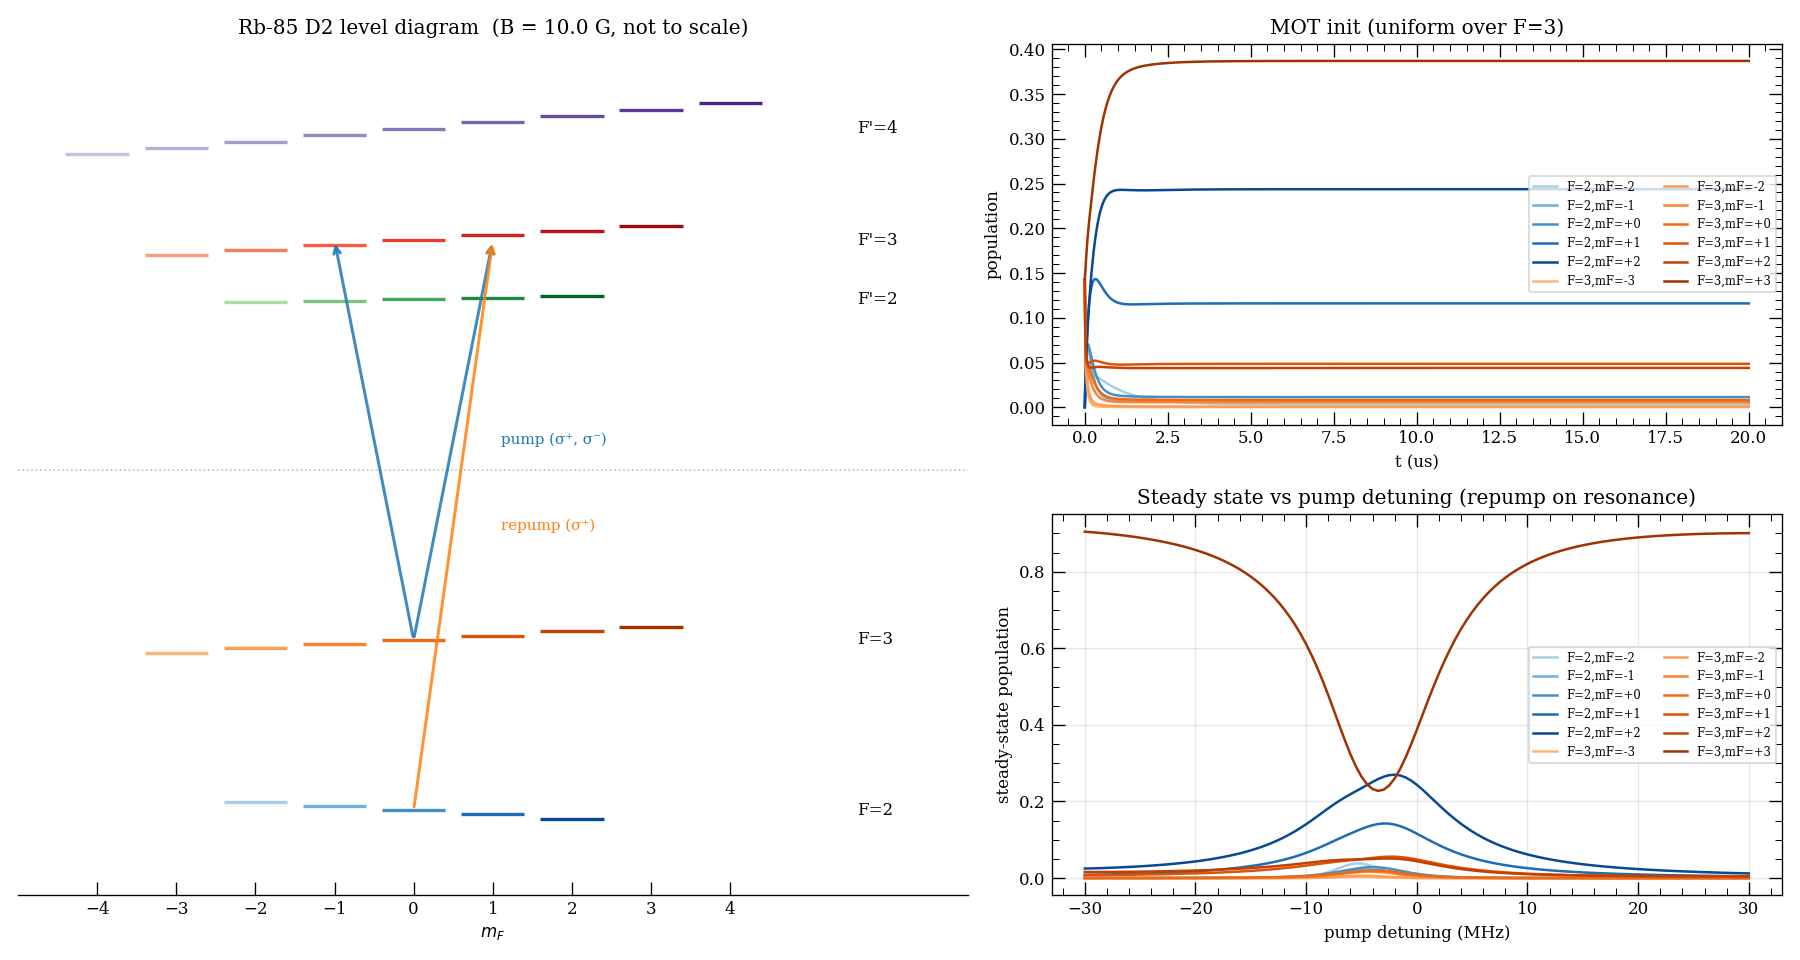

Python code for this plot:
"""Rb-85 D2 pump/repump rate-equation example with a bias B field.

Ground 5S_{1/2}: F=2 (mF=-2..+2) and F=3 (mF=-3..+3).
Excited 5P_{3/2}: F'=2, F'=3, F'=4.

A magnetic field along the quantization axis lifts the mF degeneracy via a
linear Zeeman shift g_F μ_B B mF. Laser frequencies are expressed as
detunings from the (F, mF=0) → (F', mF=0) transition using
``resonance_frequency``.

Pump:   F=3 → F'=3, σ+, δ=0
Repump: F=2 → F'=3, σ+, δ=0

Two ground-state views are shown:
  (1) Time dynamics from a MOT-like init (atoms uniform over F=3).
  (2) Steady-state sublevel populations vs pump detuning.

Populations are resolved by mF, colored to match the level diagram.
"""

from __future__ import annotations

import os
import sys

import matplotlib
import numpy as np

matplotlib.use("Agg")
import matplotlib.pyplot as plt
from arc import Rubidium85

sys.path.insert(0, os.path.abspath(os.path.join(os.path.dirname(__file__), "..")))

from core.rate_equ import (  # noqa: E402
    Laser,
    RateEquationSolver,
    build_dipole_matrix,
    build_hfs_levels,
    initial_state_mot,
    resonance_frequency,
)
from core.rate_equ_visualization import (  # noqa: E402
    level_colors,
    plot_level_diagram,
    plot_populations,
)

B_FIELD_T = 10e-4  # 10 G bias field along quantization axis

atom = Rubidium85()

# Fine-structure states on the D2 line: 5S_{1/2} ground, 5P_{3/2} excited.
GROUND = (5, 0, 0.5)
EXCITED = (5, 1, 1.5)
# Stretched σ+ cycling transition — fixes the I_sat reference.
CYCLING_Fg, CYCLING_mFg, CYCLING_Fe, CYCLING_mFe, CYCLING_q = 3, 3, 4, 4, +1

# D2-line constants from ARC: natural linewidth Γ = 1/τ(5P_{3/2}) and the
# stretched-state σ+ saturation intensity (canonical "I_sat_D2" reference).
GAMMA_D2 = atom.getTransitionRate(*EXCITED, *GROUND)
I_SAT_D2 = atom.getSaturationIntensity(
    *GROUND,
    CYCLING_Fg,
    CYCLING_mFg,
    *EXCITED,
    CYCLING_Fe,
    CYCLING_mFe,
    CYCLING_q,
)

# ---------------------------------------------------------------------------
# 1. Sublevels and groups from ARC (HFS + Zeeman)
# ---------------------------------------------------------------------------
ground_levels, ground_groups = build_hfs_levels(
    atom,
    *GROUND,
    F_values=[2, 3],
    zero_energy_Hz=0.0,
    B_field_T=B_FIELD_T,
)
nu_fine = atom.getTransitionFrequency(*GROUND, *EXCITED)
excited_levels, excited_groups = build_hfs_levels(
    atom,
    *EXCITED,
    F_values=[2, 3, 4],
    zero_energy_Hz=nu_fine,
    prime=True,
    start_index=len(ground_levels),
    B_field_T=B_FIELD_T,
)
levels = ground_levels + excited_levels
groups = ground_groups + excited_groups
print(f"Total sublevels: {len(levels)}")
for g in groups:
    max_shift_Hz = max(abs(E - g.energy_Hz) for E in g.mF_energies_Hz)
    print(
        f"  {g.label}: g_F = {g.g_F:+.4f}, "
        f"max |Zeeman shift| = {max_shift_Hz / 1e6:.2f} MHz"
    )

# ---------------------------------------------------------------------------
# 2. Dipole matrix and solver — (n, l, j) are pulled from each LevelGroup.
# ---------------------------------------------------------------------------
dipole = build_dipole_matrix(atom, groups)
solver = RateEquationSolver(levels, dipole)
err_max = np.max(
    np.abs(
        solver.total_decay()[[i for g in excited_groups for i in g.level_indices]]
        / GAMMA_D2
        - 1.0
    )
)
print(f"Max |Γ_e / Γ_D2 - 1| = {err_max:.2e}")

# ---------------------------------------------------------------------------
# 3. Lasers — frequencies specified as detuning from (F, mF=0) ↔ (F', mF=0)
# ---------------------------------------------------------------------------
pump = Laser(
    "pump",
    resonance_frequency(groups, Fg=3, Fe=3, detuning_Hz=0),
    100 * I_SAT_D2,
    {+1: 1.0, -1: 0.1},
)
repump = Laser(
    "repump",
    resonance_frequency(groups, Fg=2, Fe=3, detuning_Hz=0),
    20 * I_SAT_D2,
    {+1: 1.0},
)
solver.add_laser(pump)
solver.add_laser(repump)

# ---------------------------------------------------------------------------
# 4. MOT-like initial state — time dynamics
# ---------------------------------------------------------------------------
t_eval = np.linspace(0.0, 20e-6, 1000)
sol_mot = solver.solve(initial_state_mot(groups, F=3), t_eval)

# ---------------------------------------------------------------------------
# 5. Steady-state population scan vs pump detuning
# ---------------------------------------------------------------------------
pump_f0 = pump.frequency_Hz
detunings = np.linspace(-30e6, 30e6, 121)
pops_vs_det = solver.sweep_steady_state(
    lambda d: setattr(pump, "frequency_Hz", pump_f0 + d),
    detunings,
)  # shape (N_det, N_levels)
pump.frequency_Hz = pump_f0  # restore

# ---------------------------------------------------------------------------
# 6. Consistent color scheme + plots
# ---------------------------------------------------------------------------
colors = level_colors(groups)
ground_indices = [i for g in ground_groups for i in g.level_indices]
ground_labels = [levels[i].label for i in ground_indices]
ground_color_list = [colors[i] for i in ground_indices]

fig = plt.figure(figsize=(15, 8))
gs = fig.add_gridspec(2, 2, width_ratios=[1.3, 1])

ax_diagram = fig.add_subplot(gs[:, 0])
plot_level_diagram(ax_diagram, groups, lasers=[pump, repump], level_color_map=colors)
ax_diagram.set_title(
    f"Rb-85 D2 level diagram  (B = {B_FIELD_T*1e4:.1f} G, not to scale)"
)

ax_mot = fig.add_subplot(gs[0, 1])
plot_populations(
    ax_mot,
    t_eval,
    sol_mot.y[ground_indices],
    labels=ground_labels,
    colors=ground_color_list,
)
ax_mot.set_title("MOT init (uniform over F=3)")
ax_mot.legend(fontsize=7, ncol=2, loc="center right")

ax_scan = fig.add_subplot(gs[1, 1])
for idx, lbl, c in zip(ground_indices, ground_labels, ground_color_list):
    ax_scan.plot(detunings / 1e6, pops_vs_det[:, idx], label=lbl, color=c)
ax_scan.set_xlabel("pump detuning (MHz)")
ax_scan.set_ylabel("steady-state population")
ax_scan.set_title("Steady state vs pump detuning (repump on resonance)")
ax_scan.legend(fontsize=7, ncol=2, loc="center right")
ax_scan.grid(True, alpha=0.3)

plt.tight_layout()
out_path = os.path.join(os.path.dirname(__file__), "rubidium_85_pump_repump.png")
plt.savefig(out_path, dpi=120)
print(f"Saved plot to {out_path}")

# ---------------------------------------------------------------------------
# 7. Steady-state check at the nominal pump detuning
# ---------------------------------------------------------------------------
ss = solver.steady_state()
stretched = next(
    i
    for g in ground_groups
    if g.F == 3
    for mF, i in zip(g.mF_values, g.level_indices)
    if mF == 3
)
print(f"Steady-state population in F=3, mF=+3 (stretched): {ss[stretched]:.4f}")
print(
    f"Steady-state photon scattering rate: {solver.photon_scattering_rate(ss)/1e6:.3f} × 10^6 s^-1"
)
R_vs_det = np.array([solver.photon_scattering_rate(p) for p in pops_vs_det])
print(
    f"Peak scattering over scan: {R_vs_det.max()/1e6:.3f} × 10^6 s^-1 at Δ = {detunings[R_vs_det.argmax()]/1e6:+.2f} MHz"
)
